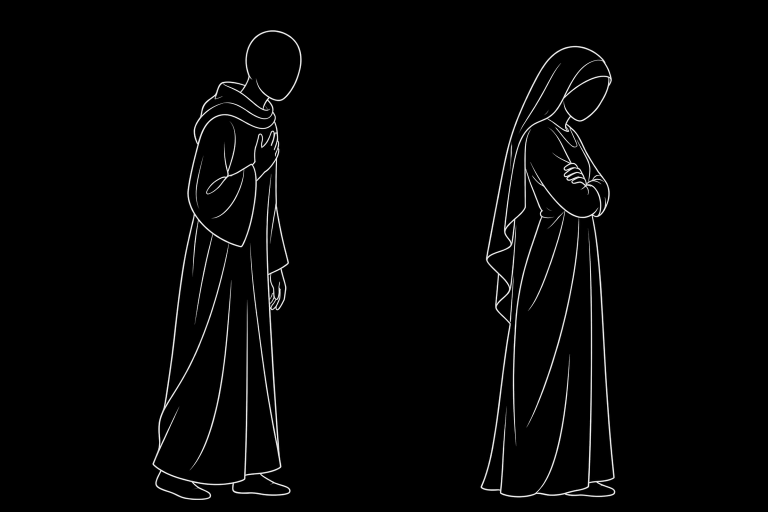
#> input picture assets/figures/apology_a.png, 1536 x 1024 px, given in place of concession_a.png, which was not available (shown at 1/2 size)
$ python make_poses.py
#> lines starting #> are read from the running program, lines starting #| are printed output that depends on the picture; after the words box and inside, x2 and y2 are one past the last pixel; in counts of white or black regions, pixels touching at a corner belong together
"""Builds song 06's own pose pictures from the shared library (assets/figures/), so its acts differ from other songs.
Run: python3 assets/song_figures/s06/make_poses.py  (writes the PNGs next to this file; same size and feet line as the
library, so no tools/prepare_figure.py pass is needed).

Concession, "Please, after you." (they meet from opposite sides on the narrow path):
  s06_concession_1.png  both arrive at the same spot from opposite sides and stop (library concession_a)
  s06_concession_2.png  the left one steps aside with an open arm; the other still waits, facing them
  s06_concession_3.png  the other has walked past to the left, bowing in thanks; the one who yielded turns to see them off
Inclusiveness, "It's okay. I understand." (the young one dropped the family's lantern in the lake):
  s06_inclusiveness_1.png  the young one (veiled) kneels at the water's edge, sorry; the older one stands over them
  s06_inclusiveness_2.png  the older one rests a hand on their back and lifts the relit lantern high
  s06_inclusiveness_3.png  standing, hands joined, the lantern hangs between them: it is given back
"""
import os
import numpy as np
from PIL import Image, ImageDraw
from scipy import ndimage

HERE = os.path.dirname(os.path.abspath(__file__))
LIB = os.path.join(HERE, "..", "..", "figures")


def load(name):
    return np.asarray(Image.open(os.path.join(LIB, name + ".png")).convert("L")).astype(np.float32)


def people(img, split):
    """Splits a two-person pose into (left, right) by connected strokes, grouped by their centre."""
    lab, n = ndimage.label(img > 24, structure=np.ones((3, 3)))
    left = np.zeros_like(img)
    right = np.zeros_like(img)
    for k, sl in enumerate(ndimage.find_objects(lab), start=1):
        if sl is None:
            continue
        m = lab[sl] == k
        cx = (sl[1].start + sl[1].stop) / 2
        tgt = left if cx < split else right
        tgt[sl][m] = img[sl][m]
    # faint fill between strokes goes with the nearer side
    rest = (img > 0) & (left == 0) & (right == 0)
    xs = np.arange(img.shape[1])[None, :].repeat(img.shape[0], 0)
    left[rest & (xs < split)] = img[rest & (xs < split)]
    right[rest & (xs >= split)] = img[rest & (xs >= split)]
    return left, right


def shift(a, dx):
    out = np.zeros_like(a)
    if dx >= 0:
        out[:, dx:] = a[:, :a.shape[1] - dx]
    else:
        out[:, :dx] = a[:, -dx:]
    return out


def place(a, cx):
    """Moves a single person so the centre of their drawing is at column cx."""
    cols = np.nonzero(a.max(axis=0) > 24)[0]
    return shift(a, int(cx - (cols[0] + cols[-1]) / 2))


def lantern(img, cx, top, w=46, h=64, handle=True):
    im = Image.fromarray(np.clip(img, 0, 255).astype(np.uint8))
    d = ImageDraw.Draw(im)
    if handle:
        d.arc([cx - w * 0.35, top - h * 0.30, cx + w * 0.35, top + h * 0.20], 180, 360, fill=235, width=4)
    d.rectangle([cx - w * 0.45, top, cx + w * 0.45, top + 8], fill=235)
    d.rounded_rectangle([cx - w / 2, top + 8, cx + w / 2, top + h], radius=10, fill=170, outline=245, width=4)
    d.line([cx, top + 12, cx, top + h - 4], fill=245, width=3)
    d.rectangle([cx - w * 0.45, top + h, cx + w * 0.45, top + h + 8], fill=235)
    return np.asarray(im).astype(np.float32)


def save(a, name):
    Image.fromarray(np.clip(a, 0, 255).astype(np.uint8)).save(os.path.join(HERE, name))
    print("wrote", name)


if __name__ == "__main__":
    ca, cb = load("concession_a"), load("concession_b")
#> call 2 of load, with name = 'concession_b'
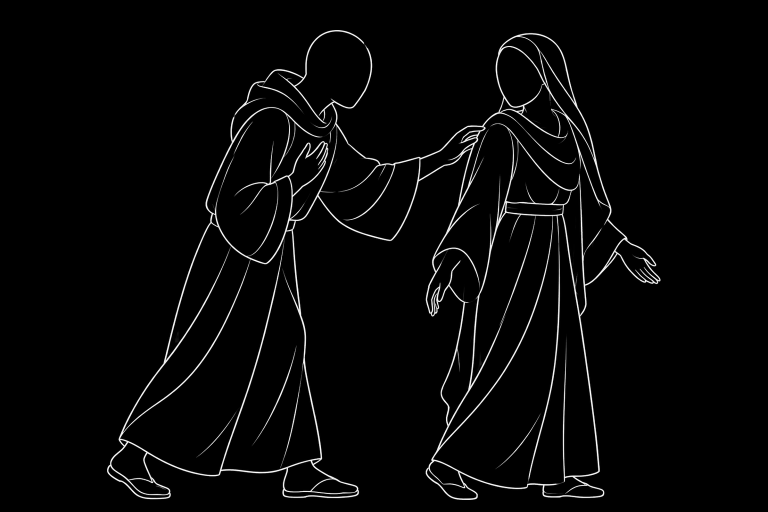
#> input picture assets/figures/apology_b.png, 1536 x 1024 px, given in place of concession_b.png, which was not available (shown at 1/2 size)
    a_l, a_r = people(ca, 790)
#> in people, `lab, n = ndimage.label(img > 24, structure=np.ones((3, 3)))`:
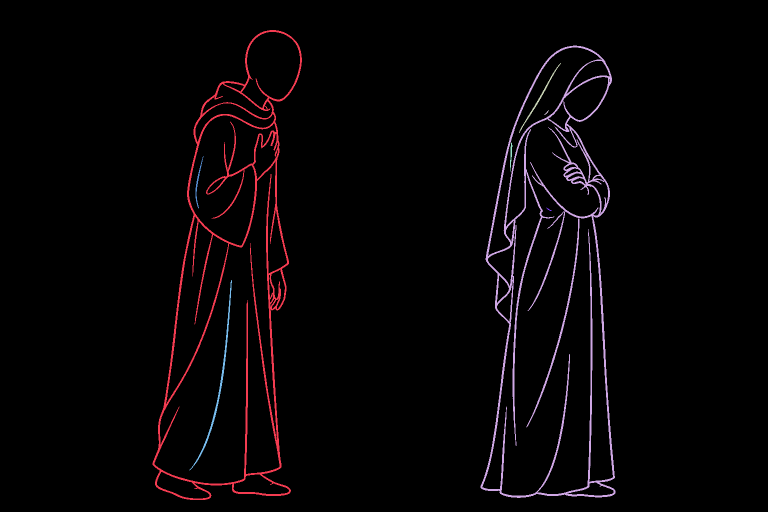
#> lab: shape (1024, 1536) int32 (shown at 1/2 size); 9 distinct labels, from 0 to 8; one colour per label, 0 black
#> in people, `lab, n = ndimage.label(img > 24, structure=np.ones((3, 3)))`: n = 8
#> the loop in people, `for k, sl in enumerate(ndimage.find_objects(lab), start=1):` made 8 passes
#> cx on passes 1 to 8: 454.5, 1096, 1080, 1093, 1022.5, 399, 1098.5, 421.5
#> pass 1, in people, `m = lab[sl] == k`:
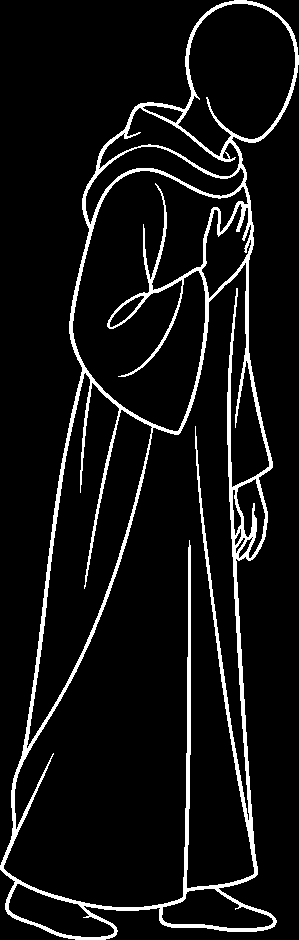
#> m: shape (940, 299) bool; 7.5% white; 1 white region, box (x1, y1, x2, y2) and area: (0, 0, 299, 940) 21206
#> after the loop in people, `for k, sl in enumerate(ndimage.find_objects(lab), start=1):`:
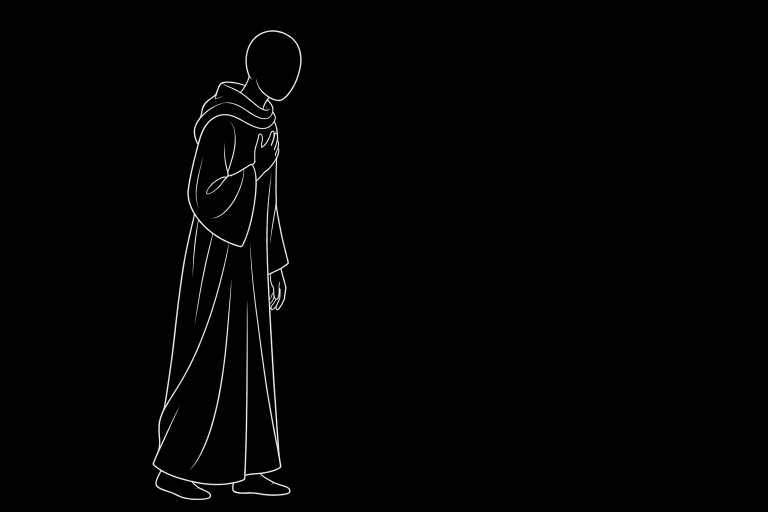
#> tgt: shape (1024, 1536) float32 (shown at 1/2 size); min 0, max 255, mean 2.4
#> in people, `rest = (img > 0) & (left == 0) & (right == 0)`: rest: shape (1024, 1536) bool; 1.9% white in thin lines or dots, all inside (x1, y1, x2, y2) = (305, 60, 1231, 1000)
    b_l, b_r = people(cb, 760)
#> call 2 of people, with split = 760
#> in people (call 2), `lab, n = ndimage.label(img > 24, structure=np.ones((3, 3)))`:
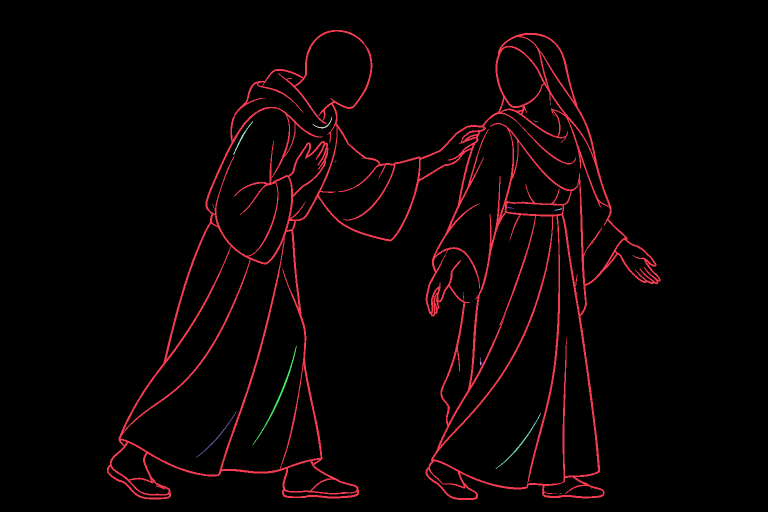
#> lab: shape (1024, 1536) int32 (shown at 1/2 size); 17 distinct labels, from 0 to 16; one colour per label, 0 black
#> in people (call 2), `lab, n = ndimage.label(img > 24, structure=np.ones((3, 3)))`: n = 16
#> the loop in people (call 2), `for k, sl in enumerate(ndimage.find_objects(lab), start=1):` made 16 passes
#> cx on passes 1, 3, 4, 5, 6, 7, 8, 12, 13, 14, 15: 767.5, 644.5, 1071.5, 486.5, 671, 1022, 1116, 548.5, 961, 433, 1036.5
#> (m, cx) on passes 2, 9, 10, 11, 16: ([True, True, True, True, True, True], 1100.5), ([True], 1018.5), ([True], 944.5), ([True], 1011.5), ([[True, True, True, True, True]], 1121.5)
#> pass 1, in people (call 2), `m = lab[sl] == k`:
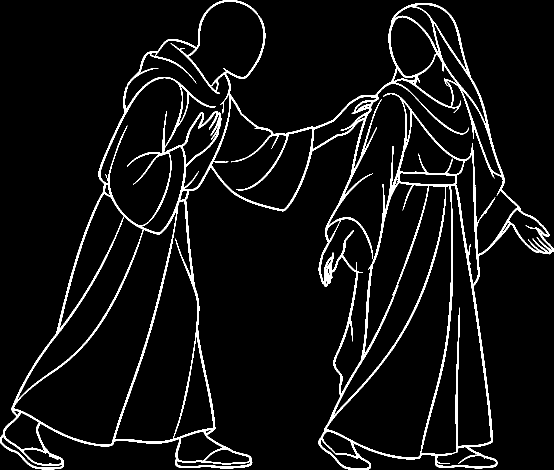
#> m: shape (940, 1107) bool (shown at 1/2 size); 5.9% white; 1 white region, box (x1, y1, x2, y2) and area: (0, 0, 1107, 940) 61053
#> after the loop in people (call 2), `for k, sl in enumerate(ndimage.find_objects(lab), start=1):`: tgt: shape (1024, 1536) float32; min 0, max 255, mean 6.7
#> in people (call 2), `rest = (img > 0) & (left == 0) & (right == 0)`: rest: shape (1024, 1536) bool; 2.8% white in thin lines or dots, all inside (x1, y1, x2, y2) = (214, 60, 1321, 1000)
    save(ca, "s06_concession_1.png")
    save(np.maximum(b_l, a_r), "s06_concession_2.png")
    # both mirrored: the elder has walked past to the left, bowing; the one who yielded, a step further aside,
    # turns with the open arm to see them on their way
    save(np.maximum(place(b_r[:, ::-1], 360), place(b_l[:, ::-1], 800)), "s06_concession_3.png")
#> in place, `cols = np.nonzero(a.max(axis=0) > 24)[0]`: cols = 1107 values from 215 to 1321
#> in shift, `out[:, :dx] = a[:, -dx:]`:
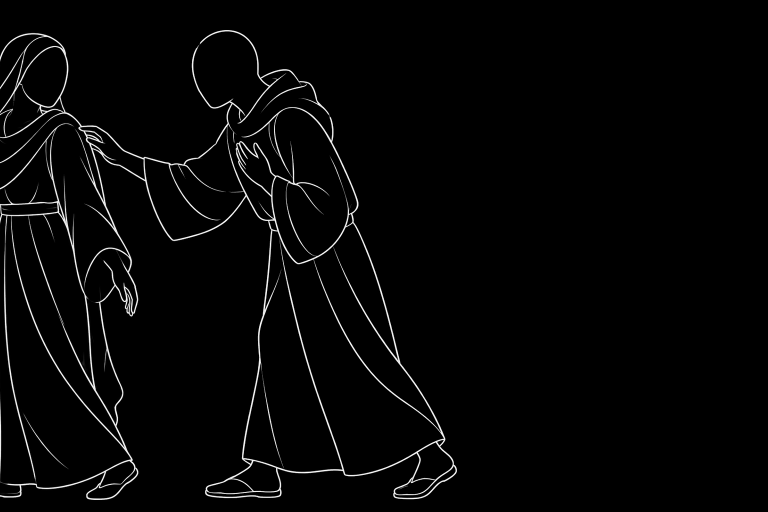
#> out: shape (1024, 1536) float32 (shown at 1/2 size); min 0, max 255, mean 5.7

    ea, eb, ac = load("encouragement_a"), load("encouragement_b"), load("apology_c")
#> (the run stopped early here; a loop or call above may not have finished)
